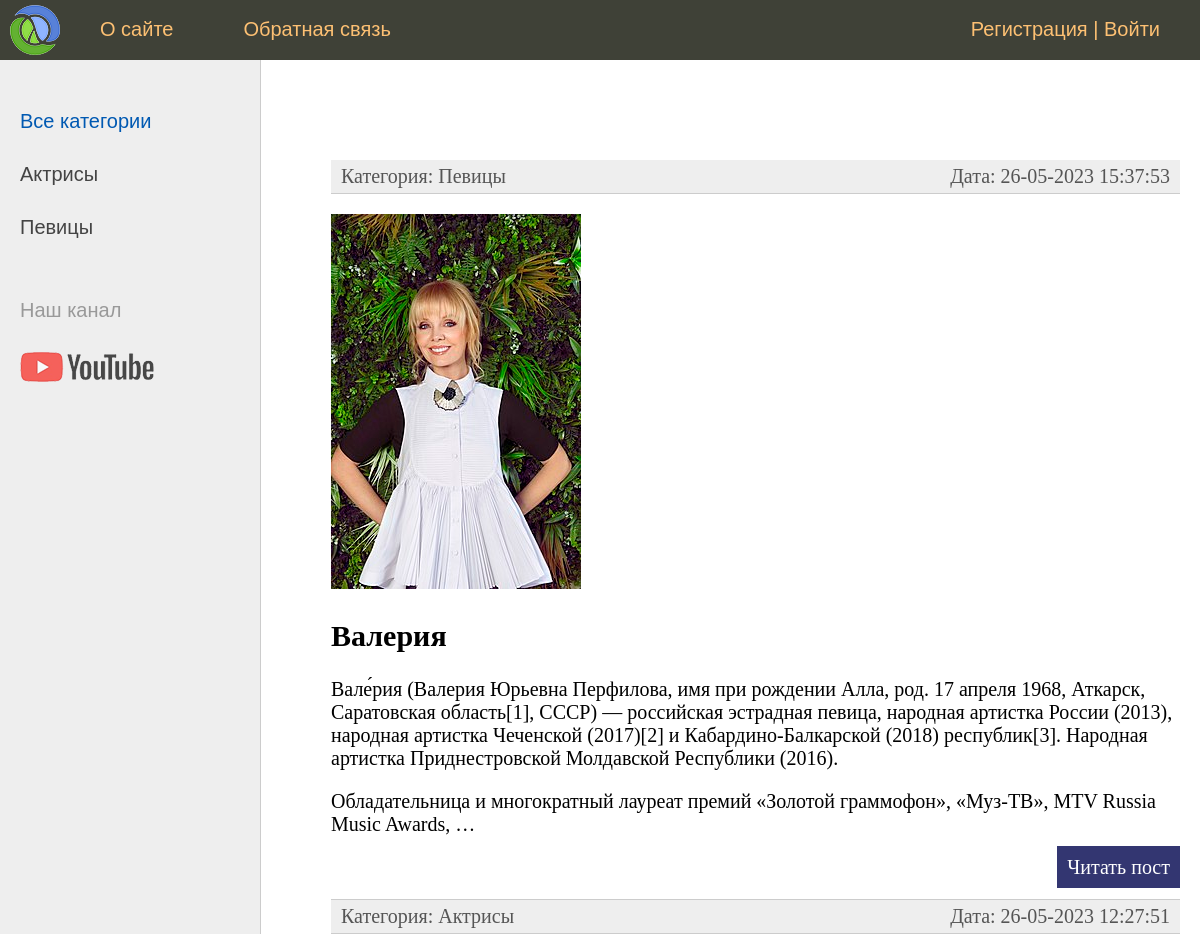
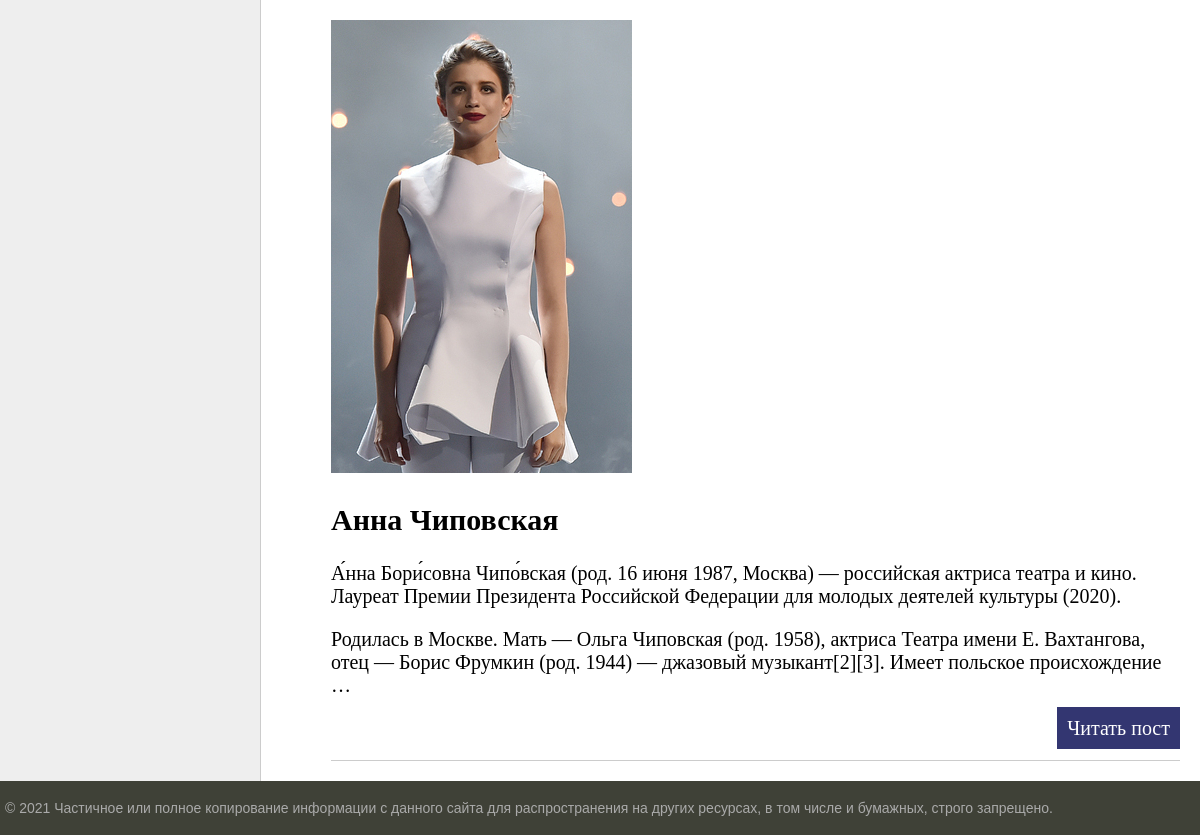
The page / on the database its author committed (2 pictures, top to bottom).
### women/models.py (models this page shows, shortened)
class Category(models.Model):
    name = models.CharField(max_length=100, db_index=True, verbose_name='Категория')
    slug = models.SlugField(max_length=255, unique=True, db_index=True, verbose_name='URL')
    def __str__(self):
        return self.name
    def get_absolute_url(self):
        return reverse('category', kwargs={'cat_slug': self.slug})
    class Meta:
        verbose_name = 'Категория'
        verbose_name_plural = 'Категории'
        ordering = ['id']

class Women(models.Model):
    title = models.CharField(max_length=255, verbose_name='Заголовок')
    slug = models.SlugField(max_length=255, unique=True, db_index=True, verbose_name='URL')
    content = models.TextField(blank=True, verbose_name='Текст статьи')
    photo = models.ImageField(upload_to="photos/%Y/%m/%d/", verbose_name='Фото')
    time_create = models.DateTimeField(auto_now_add=True, verbose_name='Время создания')
    time_update = models.DateTimeField(auto_now=True, verbose_name='Время публикации')
    is_published = models.BooleanField(default=True, verbose_name='Публикация')
    cat = models.ForeignKey('Category', on_delete=models.PROTECT, verbose_name='Категория')
    def get_absolute_url(self):
        return reverse('post', kwargs={'post_slug': self.slug})
    class Meta:
        verbose_name = 'Известные женщины'
        verbose_name_plural = 'Известные женщины'
        ordering = ['time_create', 'title']

### women/views.py (the view)
# urls.py: path('', WomenHome.as_view(), name='home'),
class WomenHome(DataMixin, ListView):
    model = Women
    template_name = 'women/index.html'
    context_object_name = 'posts'
    def get_context_data(self, *, object_list=None, **kwargs):
        context = super().get_context_data(**kwargs)
        c_def = self.get_user_context(title="Главная страница")
        return dict(list(context.items()) + list(c_def.items()))
    def get_queryset(self):
        return Women.objects.filter(is_published=True).select_related('cat')

### women/utils.py (called while the page is built)
    def get_user_context(self, **kwargs):
        context = kwargs
        cats = Category.objects.annotate(Count('women'))
        user_menu = menu.copy()
        if not self.request.user.is_authenticated:
            user_menu.pop(1)
        context['menu'] = user_menu
        context['cats'] = cats
        if 'cat_selected' not in context:
            context['cat_selected'] = 0
        return context

### women/templates/women/index.html (shortened to what this page needs)
{% extends 'women/base.html' %}
{% block content %}
<ul class="list-articles">
	{% for p in posts %}
	<li><div class="article-panel">
		<p class="first">Категория: {{p.cat}}</p>
		<p class="last">Дата: {{ p.time_update|date:"d-m-Y H:i:s" }}</p>
	</div></li>
	{% if p.photo %}
	<p><img class="img-article-left-thumb" src="{{p.photo.url}}"></p>
	{% endif %}
			<li><h2>{{p.title}}</h2>
	{% autoescape on %}
	{{p.content|linebreaks|truncatewords:50}}
	{% endautoescape %}
			<p class="link-read-post"><a href="{{ p.get_absolute_url }}">Читать пост</a></p>
			</li>
	{% endfor %}
</ul>
{% endblock %}

### women/templates/women/base.html (shortened to what this page needs)
{% load static %}
{% load women_tags %}
<!DOCTYPE html>
<html>
<head>
	<link type="text/css" href="{% static 'women/css/styles.css' %}" rel="stylesheet" />
</head>
<body>
<table class="table-page" border=0 cellpadding="0" cellspacing="0">
<tr><td valign=top>
{% block mainmenu %}
		<div class="header">
			<ul id="mainmenu" class="mainmenu">
			<li class="logo"><a href="{% url 'home' %}"><div class="logo"></div></a></li>
{% for m in menu %}
	<li><a href="{% url m.url_name %}">{{m.title}}</a></li>
{% endfor %}
				{% if request.user.is_authenticated %}
				<li class="last">{{ user.username }} | <a href="{% url 'logout' %}">Выйти</a></li>
				{% else %}
				<li class="last"><a href="{% url 'register' %}">Регистрация</a> | <a href="{% url 'login' %}">Войти</a> </li>
				{% endif %}
			</ul>
		</div>
{% endblock mainmenu %}
<table class="table-content" border=0 cellpadding="0" cellspacing="0">
<tr>
	{% load cache %}
	{% cache 60 sidebar %}
	<td valign="top" class="left-chapters">
	<ul id="leftchapters">
{% if cat_selected == 0 %}
		<li class="selected">Все категории</li>
{% else %}
		<li><a href="{% url 'home' %}">Все категории</a></li>
{% endif %}
		{% for c in cats %}
		{% if c.women__count > 0 %}
			{% if c.pk == cat_selected %}
				<li class="selected">{{c.name}}</li>
			{% else %}
				<li><a href="{{ c.get_absolute_url }}">{{ c.name }}</a></li>
			{% endif %}
		{% endif %}
		{% endfor %}
		{% endcache %}
		<li class="share">
		<p>Наш канал</p>
		<a class="share-yt" href="https://www.youtube.com/channel/UClJzWfGWuGJL2t-3dYKcHTA/playlists" target="_blank" rel="nofollow"></a>
		</li>
	</ul>
</td>
<td valign="top" class="content">
	<div class="content-text">
{% block content %}
{% endblock %}
	</div>
</td></tr></table>
</td></tr>
<tr><td valign=top>
	<div id="footer">
		<p>&copy; 2021 Частичное или полное копирование информации с данного сайта для распространения на других ресурсах, в том числе и бумажных, строго запрещено.</p>
	</div>
</td></tr></table>
</body>
</html>

### women/static/women/css/styles.css (style rules this page uses)
html, body { font-family: 'Arial'; margin: 0; padding: 0; height: 100%; width: 100%; color: #444; }
a { color: #0059b2; text-decoration: none; }
img { max-width: 600px; height: auto; }
p.link-read-post { text-align: right; }
p.link-read-post a { padding: 10px; min-width: 100px; background: #333671; color: #fff; text-decoration: none; }
div.article-panel { background: #eee; padding: 5px 10px 5px 10px; box-sizing: border-box; overflow: hidden; color: #555; }
div.article-panel p.first { margin: 0; float: left; }
div.article-panel p.last { margin: 0; float: right; }
ul.list-articles { list-style: none; margin: 0; padding: 0; }
ul.list-articles li { border-bottom: 1px solid #ccc; }
.table-page { width: 100%; height: 100%; vertical-align: top; }
.table-page tr { height: 100%; }
.header { background: #3F4137; height: 60px; }
.logo { background: url('../images/logo.png') no-repeat 10px 5px; width: 70px; height: 60px; }
ul.mainmenu { list-style: none; margin: 0; padding: 0; height: 60px; color: #fdc073; font-size: 20px; overflow: hidden; }
ul.mainmenu li { float: left; margin: 18px 40px 0 30px; }
ul.mainmenu li.logo { margin: 0; }
ul.mainmenu li.last { float: right; }
ul.mainmenu li a { color: #fdc073; text-decoration: none; }
.table-content { width: 100%; min-height: 100%; height: 100%; }
.left-chapters { margin: 0; background: #eee; border-right: 1px solid #ccc; min-height: 100%; }
.left-chapters ul { width: 230px; min-height: 100%; margin: 0; padding: 20px 10px 10px 20px; list-style: none; font-size: 20px; }
.left-chapters ul li { margin: 30px 0 0 0; color: #999; }
.left-chapters ul li.selected { color: #0059b2; }
.left-chapters ul li a { color: #444; text-decoration: none; }
.left-chapters ul li.share { margin: 60px 0 0 0; }
.left-chapters ul li.share p { margin: 30px 0 30px 0; }
.left-chapters ul li.share a { display: inline-block; width: 40px; height: 40px; margin: 0 20px 0 0; }
.left-chapters ul li.share a.share-yt { width: 100%; height: 30px; background: url('../images/share_yt.png') no-repeat 0 0 }
.content { padding: 40px 20px 20px 40px; width: 100%; box-sizing: border-box; }
.content-text { margin: 60px 0 0 30px; color: #000; font-size: 20px; font-family: Yandex Sans Display Light; }
#footer { box-sizing: border-box; background: #3F4137; padding: 5px; color: #aaa; font-size: 14px; font-family: Verdana, Geneva, Arial, Helvetica; text-align: left; overflow: hidden; }

### rows shown on the page
Category: name "Актрисы"
Category: name "Певицы"
Women: cat "Певицы", time_update "26-05-2023 15:37:53", photo (picture), title "Валерия", content "Вале́рия (Валерия Юрьевна Перфилова, имя при рождении Алла, род. 17 апреля 1968, Аткарск, Саратовская область[1], СССР) — российская эстрадная певица, народная артистка России (2013), народная артистка Чеченской (2017)[2] и Кабардино-Балкарской (2018) республик[3]. Народная артистка Приднестровской Молдавской Республики (2016). Обладательница и многократный лауреат премий «Золотой граммофон», «Муз-ТВ», MTV Russia Music Awards, …"
Women: cat "Актрисы", time_update "26-05-2023 12:27:51", photo (picture), title "Анна Чиповская", content "А́нна Бори́совна Чипо́вская (род. 16 июня 1987, Москва) — российская актриса театра и кино. Лауреат Премии Президента Российской Федерации для молодых деятелей культуры (2020). Родилась в Москве. Мать — Ольга Чиповская (род. 1958), актриса Театра имени Е. Вахтангова, отец — Борис Фрумкин (род. 1944) — джазовый музыкант[2][3]. Имеет польское происхождение …"

### other values the page prints
{{ m.title }} "О сайте" "Обратная связь"
